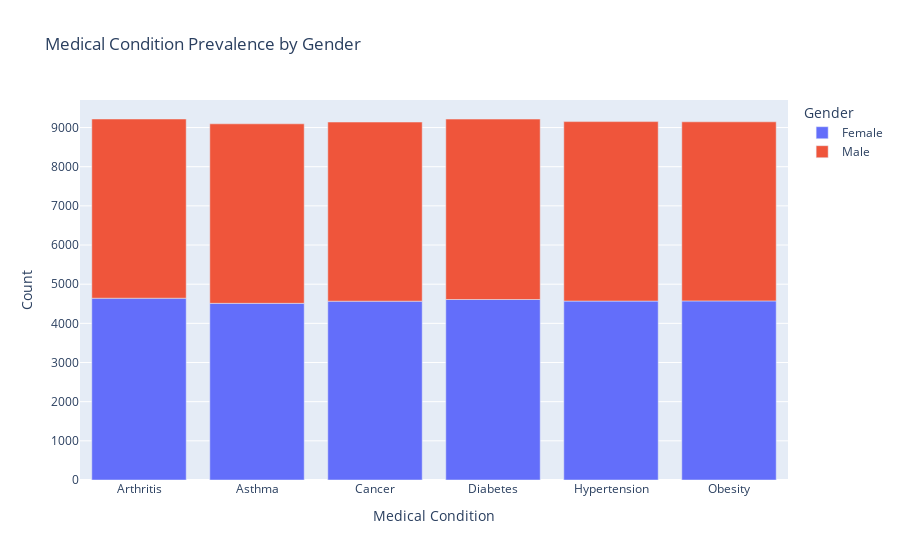

Here is the notebook cell this chart was saved with:
### Markdown cell above
### Even Distribution:

1.Most medical conditions show a fairly balanced distribution between males and females.

2.The patient counts for each condition differ only slightly by gender.

### Top Conditions:

1.Diabetes, Hypertension, and Arthritis are among the most prevalent conditions across both genders.

  Gender-Specific Trends:

### A few conditions show small variations, like:

1.Diabetes appears slightly more common in males.

2.Asthma and Obesity show a very small lean toward females in your dataset.

### No Extreme Gender Disparities:

1.There is no condition that shows a drastic difference in occurrence between genders, suggesting a fairly equal distribution.

### Code cell
import plotly.express as px

fig=px.bar(Condition_by_gender,  x='Medical Condition',  y='Count',   color='Gender',   title='Medical Condition Prevalence by Gender')
fig.show()

### Figure 1 — Plotly figure (JSON) as saved in the notebook; plotly's stock layout.template omitted (floating-point values rounded to 4 significant figures)
{"data": [{"alignmentgroup": "True", "hovertemplate": "Gender=Female<br>Medical Condition=%{x}<br>Count=%{y}<extra></extra>", "legendgroup": "Female", "marker": {"color": "#636efa", "pattern": {"shape": ""}}, "name": "Female", "offsetgroup": "Female", "orientation": "v", "showlegend": true, "textposition": "auto", "type": "bar", "x": ["Arthritis", "Asthma", "Cancer", "Diabetes", "Hypertension", "Obesity"], "xaxis": "x", "y": [4642, 4511, 4566, 4609, 4569, 4573], "yaxis": "y"}, {"alignmentgroup": "True", "hovertemplate": "Gender=Male<br>Medical Condition=%{x}<br>Count=%{y}<extra></extra>", "legendgroup": "Male", "marker": {"color": "#EF553B", "pattern": {"shape": ""}}, "name": "Male", "offsetgroup": "Male", "orientation": "v", "showlegend": true, "textposition": "auto", "type": "bar", "x": ["Arthritis", "Asthma", "Cancer", "Diabetes", "Hypertension", "Obesity"], "xaxis": "x", "y": [4576, 4584, 4574, 4607, 4582, 4573], "yaxis": "y"}], "layout": {"autosize": true, "barmode": "relative", "legend": {"title": {"text": "Gender"}, "tracegroupgap": 0}, "title": {"text": "Medical Condition Prevalence by Gender"}, "xaxis": {"anchor": "y", "autorange": true, "domain": [0, 1], "range": [-0.5, 5.5], "title": {"text": "Medical Condition"}, "type": "category"}, "yaxis": {"anchor": "x", "autorange": true, "domain": [0, 1], "range": [0, 9703.0], "title": {"text": "Count"}, "type": "linear"}}}
